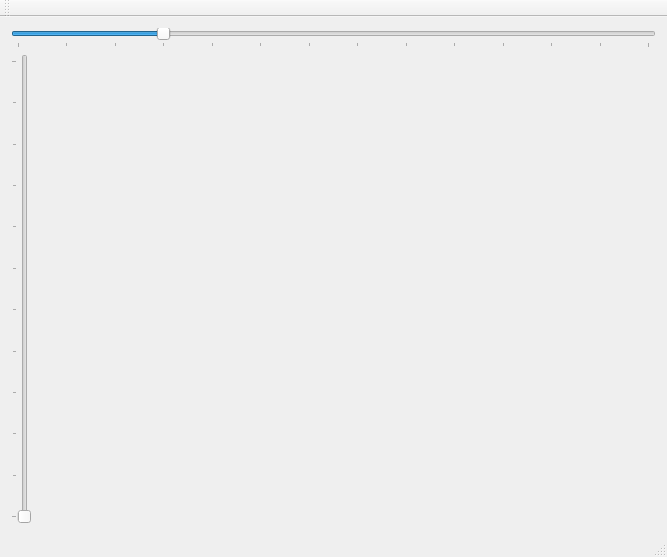
<?xml version="1.0" encoding="UTF-8"?>
<ui version="4.0">
 <class>TickmarkSliderClass</class>
 <widget class="QMainWindow" name="TickmarkSliderClass">
  <property name="geometry">
   <rect>
    <x>0</x>
    <y>0</y>
    <width>667</width>
    <height>557</height>
   </rect>
  </property>
  <property name="windowTitle">
   <string>TickmarkSlider</string>
  </property>
  <widget class="QWidget" name="centralWidget">
   <layout class="QVBoxLayout" name="verticalLayout">
    <item>
     <widget class="Slider" name="horizontalSlider">
      <property name="minimum">
       <number>-30</number>
      </property>
      <property name="maximum">
       <number>100</number>
      </property>
      <property name="orientation">
       <enum>Qt::Horizontal</enum>
      </property>
      <property name="tickPosition">
       <enum>QSlider::TicksBelow</enum>
      </property>
      <property name="tickInterval">
       <number>10</number>
      </property>
     </widget>
    </item>
    <item>
     <widget class="Slider" name="verticalSlider">
      <property name="minimum">
       <number>20</number>
      </property>
      <property name="maximum">
       <number>130</number>
      </property>
      <property name="orientation">
       <enum>Qt::Vertical</enum>
      </property>
      <property name="tickPosition">
       <enum>QSlider::TicksAbove</enum>
      </property>
      <property name="tickInterval">
       <number>10</number>
      </property>
     </widget>
    </item>
   </layout>
  </widget>
  <widget class="QMenuBar" name="menuBar">
   <property name="geometry">
    <rect>
     <x>0</x>
     <y>0</y>
     <width>667</width>
     <height>21</height>
    </rect>
   </property>
  </widget>
  <widget class="QToolBar" name="mainToolBar">
   <attribute name="toolBarArea">
    <enum>TopToolBarArea</enum>
   </attribute>
   <attribute name="toolBarBreak">
    <bool>false</bool>
   </attribute>
  </widget>
  <widget class="QStatusBar" name="statusBar"/>
 </widget>
 <layoutdefault spacing="6" margin="11"/>
 <customwidgets>
  <customwidget>
   <class>Slider</class>
   <extends>QSlider</extends>
   <header>slider.h</header>
  </customwidget>
 </customwidgets>
 <resources>
  <include location="tickmarkslider.qrc"/>
 </resources>
 <connections/>
</ui>
